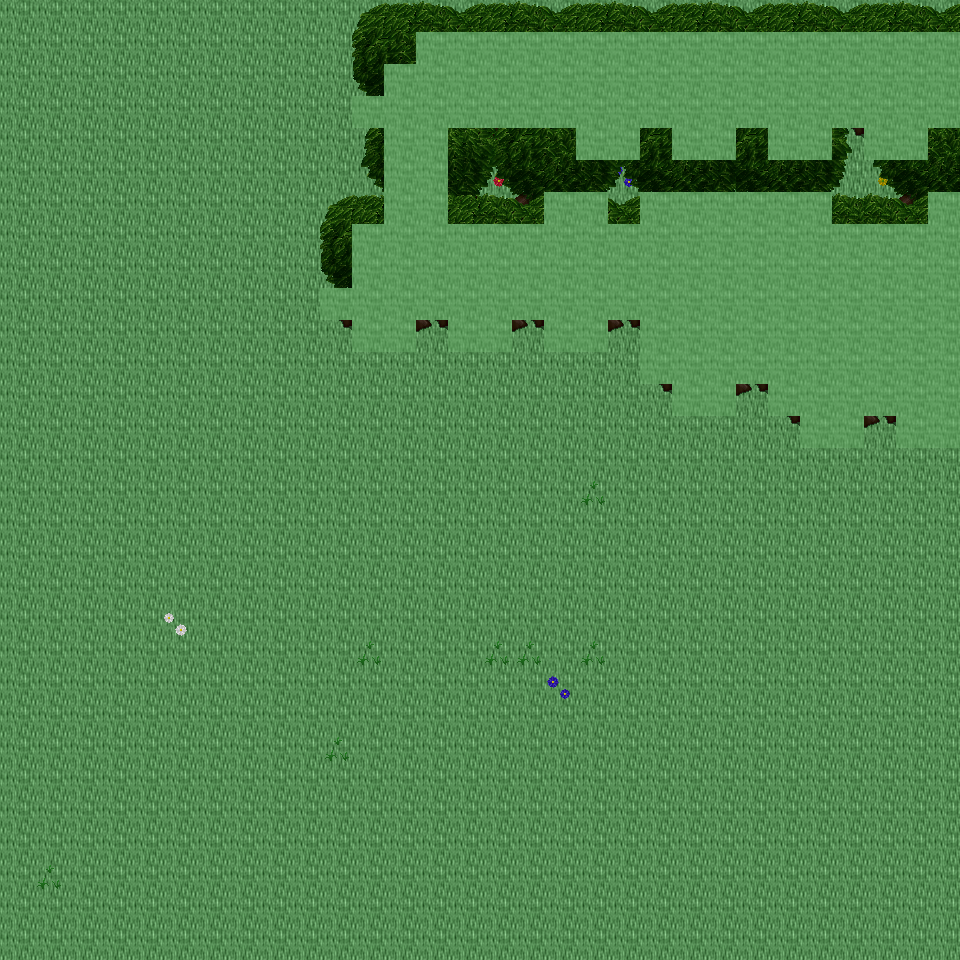

A 2D game scene composited from a Tiled map and its tileset images. What follows is a short description and the map's XML, with each tile layer's data collapsed to a summary:
An orthogonal 30x30 tile map with 32x32 px tiles, 6 tile layers (Ground, Object, Object2, Above, ...), 18 tilesets and 4 objects (4x mapExit).

<map version="1.0" orientation="orthogonal" renderorder="right-down" width="30" height="30" tilewidth="32" tileheight="32" nextobjectid="5">
  <tileset firstgid="1" name="tileset_ground_ground" tilewidth="32" tileheight="32" tilecount="33" columns="3">
    <image source="../drawable/tileset_ground_ground.png" width="96" height="352" />
  </tileset>
  <tileset firstgid="34" name="tileset_plant_flower_daisy_white" tilewidth="32" tileheight="32" tilecount="8" columns="2">
    <image source="../drawable/tileset_plant_flower_daisy_white.png" width="64" height="128" />
  </tileset>
  <tileset firstgid="42" name="tileset_plant_grasses" tilewidth="32" tileheight="32" tilecount="6" columns="3">
    <image source="../drawable/tileset_plant_grasses.png" width="96" height="64" />
  </tileset>
  <tileset firstgid="48" name="tileset_plant_flower_daisy_yellow" tilewidth="32" tileheight="32" tilecount="8" columns="2">
    <image source="../drawable/tileset_plant_flower_daisy_yellow.png" width="64" height="128" />
  </tileset>
  <tileset firstgid="56" name="tileset_plant_flower_daisy_blue" tilewidth="32" tileheight="32" tilecount="8" columns="2">
    <image source="../drawable/tileset_plant_flower_daisy_blue.png" width="64" height="128" />
  </tileset>
  <tileset firstgid="64" name="tileset_plant_flower_daisy_red" tilewidth="32" tileheight="32" tilecount="8" columns="2">
    <image source="../drawable/tileset_plant_flower_daisy_red.png" width="64" height="128" />
  </tileset>
  <tileset firstgid="72" name="tileset_plant_tree_tree_darkgreen" tilewidth="32" tileheight="32" tilecount="88" columns="8">
    <image source="../drawable/tileset_plant_tree_tree_darkgreen.png" width="256" height="352" />
  </tileset>
  <tileset firstgid="160" name="tileset_logic_creature_animal" tilewidth="32" tileheight="32" tilecount="32" columns="8">
    <image source="../drawable/tileset_logic_creature_animal.png" width="256" height="128" />
  </tileset>
  <tileset firstgid="192" name="tileset_logic_creature_elf" tilewidth="32" tileheight="32" tilecount="16" columns="8">
    <image source="../drawable/tileset_logic_creature_elf.png" width="256" height="64" />
  </tileset>
  <tileset firstgid="208" name="tileset_logic_collision" tilewidth="32" tileheight="32" tilecount="1" columns="1">
    <image source="../drawable/tileset_logic_collision.png" width="32" height="32" />
  </tileset>
  <tileset firstgid="209" name="tileset_logic_creature_human_evil" tilewidth="32" tileheight="32" tilecount="16" columns="8">
    <image source="../drawable/tileset_logic_creature_human_evil.png" width="256" height="64" />
  </tileset>
  <tileset firstgid="225" name="tileset_logic_portal" tilewidth="32" tileheight="32" tilecount="24" columns="8">
    <image source="../drawable/tileset_logic_portal.png" width="256" height="96" />
  </tileset>
  <tileset firstgid="249" name="tileset_ground_green_paving" tilewidth="32" tileheight="32" tilecount="18" columns="3">
    <image source="../drawable/tileset_ground_green_paving.png" width="96" height="192" />
  </tileset>
  <tileset firstgid="267" name="tileset_ground_water_swamp_water" tilewidth="32" tileheight="32" tilecount="33" columns="3">
    <image source="../drawable/tileset_ground_water_swamp_water.png" width="96" height="352" />
  </tileset>
  <tileset firstgid="300" name="tileset_plant_grasses_swamp" tilewidth="32" tileheight="32" tilecount="42" columns="6">
    <image source="../drawable/tileset_plant_grasses_swamp.png" width="192" height="224" />
  </tileset>
  <tileset firstgid="342" name="tileset_logic_protection" tilewidth="32" tileheight="32" tilecount="2" columns="2">
    <image source="../drawable/tileset_logic_protection.png" width="64" height="32" />
  </tileset>
  <tileset firstgid="344" name="tileset_logic_creature_ogre" tilewidth="32" tileheight="32" tilecount="4" columns="4">
    <image source="../drawable/tileset_logic_creature_ogre.png" width="128" height="32" />
  </tileset>
  <tileset firstgid="348" name="tileset_logic_creature_undead_skeleton" tilewidth="32" tileheight="32" tilecount="6" columns="6">
    <image source="../drawable/tileset_logic_creature_undead_skeleton.png" width="192" height="32" />
  </tileset>
  <layer name="Ground" width="30" height="30">
    <data>[900 cells, 900 non-empty, 1 distinct tile ids]</data>
  </layer>
  <layer name="Object" width="30" height="30">
    <data>[900 cells, 129 non-empty, 26 distinct tile ids]</data>
  </layer>
  <layer name="Object2" width="30" height="30">
    <data>[900 cells, 10 non-empty, 7 distinct tile ids]</data>
  </layer>
  <layer name="Above" width="30" height="30">
    <data>[900 cells, 200 non-empty, 35 distinct tile ids]</data>
  </layer>
  <layer name="Above2" width="30" height="30">
    <data>[900 cells, 10 non-empty, 7 distinct tile ids]</data>
  </layer>
  <layer name="Walkable" width="30" height="30">
    <data>[900 cells, 173 non-empty, 1 distinct tile ids]</data>
  </layer>
  <objectgroup name="MapEvents">
    <object id="1" name="south" type="mapExit" x="0" y="928" width="960" height="32">
      <properties>
        <property name="map" value="level_0_x187_y60" />
        <property name="x" value="0" />
        <property name="y" value="1" />
      </properties>
    </object>
    <object id="2" name="east" type="mapExit" x="928" y="0" width="32" height="32">
      <properties>
        <property name="map" value="level_0_x188_y59" />
        <property name="x" value="1" />
        <property name="y" value="0" />
      </properties>
    </object>
    <object id="3" name="east2" type="mapExit" x="928" y="128" width="32" height="64">
      <properties>
        <property name="map" value="level_0_x188_y59" />
        <property name="x" value="1" />
        <property name="y" value="4" />
      </properties>
    </object>
    <object id="4" name="east3" type="mapExit" x="928" y="448" width="32" height="512">
      <properties>
        <property name="map" value="level_0_x188_y59" />
        <property name="x" value="1" />
        <property name="y" value="14" />
      </properties>
    </object>
  </objectgroup>
</map>
